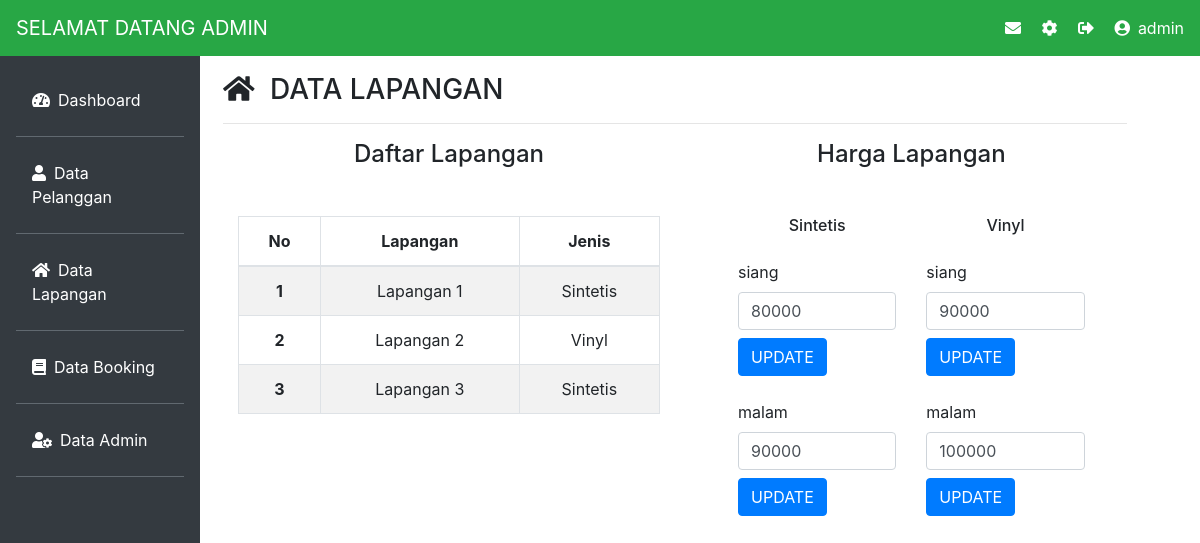
/admin/index.php?halaman=lapangan (signed in), run on the app's committed database.
### tables this page shows
CREATE TABLE `lapangan` (
  `ID_LAPANGAN` int(11) NOT NULL,
  `NAMA_LAPANGAN` varchar(50) DEFAULT NULL,
  `JENIS_LAPANGAN` varchar(50) DEFAULT NULL,
  `GAMBAR_LAPANGAN` varchar(250) DEFAULT NULL
);

CREATE TABLE `harga` (
  `ID_HARGA` int(11) NOT NULL,
  `WAKTU` varchar(15) DEFAULT NULL,
  `HARGA` varchar(15) DEFAULT NULL
);

### admin/lapangan/lapangan.php (the view, shortened to what this page needs)
<?php
$result = mysqli_query($kon,"SELECT * FROM lapangan ORDER BY ID_LAPANGAN ASC");
$result2 = mysqli_query($kon,"SELECT * FROM harga WHERE ID_HARGA BETWEEN '1' AND '2'");
$result3 = mysqli_query($kon,"SELECT * FROM harga WHERE ID_HARGA BETWEEN '3' AND '4'");
 ?>
<h3><i class="fas fa-home mr-2"></i> DATA LAPANGAN </h3><hr>
<div class="col-md-12">
  <div class="row">
    <div class="col-md-6">
      <h4 class="text-center">Daftar Lapangan</h4>
      <table class="table table-striped table-bordered text-center mt-5">
          <thead>
            <tr>
              <th scope="col">No</th>
              <th scope="col">Lapangan</th>
              <th scope="col">Jenis</th>
            </tr>
          </thead>
          <tbody>
            <?php
              $no = 1;
              while ($data = mysqli_fetch_array($result)) {
                      echo "<th scope='row'>".$no."</th>";
                      echo "<td>".$data['NAMA_LAPANGAN']."</td>";
                      echo "<td>".$data['JENIS_LAPANGAN']."</td>";
                $no++;
              }
              ?>
          </tbody>
        </table>
    </div>
    <div class="col-md-5 ml-5">
      <h4 class="text-center">Harga Lapangan</h4>
      <div class="row mt-5">
        <div class="col">
          <h6 class="text-center">Sintetis</h6>
          <?php
          while ($data2 = mysqli_fetch_array($result2)){
            echo "<form action='updateharga.php' class='mt-4' method='post'>";
            echo "<label for=''>".$data2['WAKTU']."</label>";
            echo "<input type='text' class='form-control' value='".$data2['HARGA']."'>";
            echo "<button type='submit' name='update' class='btn btn-primary mt-2'>UPDATE</button>";
            echo "</form>";
          }
           ?>
      </div>
      <div class="col">
        <h6 class="text-center">Vinyl</h6>
        <?php
          while ($data3 = mysqli_fetch_array($result3)){
            echo "<form action='updateharga.php' class='mt-4' method='post'>";
            echo "<label for='harga'>".$data3['WAKTU']."</label>";
            echo "<input id='harga' name='harga' type='text' class='form-control' value='".$data3['HARGA']."'>";
            echo "<button type='submit' name='update' class='btn btn-primary mt-2'>UPDATE</button>";
            echo "</form>";
          }
           ?>
      </div>
    </div>
  </div>
</div>

### admin/index.php (shortened to what this page needs)
<!doctype html>
<html lang="en">
  <head>
    <link rel="stylesheet" href="css/bootstrap.min.css">
    <link rel="stylesheet" href="font-awesome/css/all.min.css">
    <link rel="stylesheet" href="css/style.css">
  </head>
  <body>
    <nav class="navbar navbar-expand-lg navbar-light bg-success fixed-top">
      <?php include "navbar.php"; ?>
    </nav>
    <div class="row no-gutters mt-5">
      <div class="col-md-2 bg-dark mt-2 pr-3 pt-4 sidebar">
        <?php include "sidebar.php"; ?>
      </div>
      <div class="col-md-10 p-5 pt-2 main">
        <?php
          if(isset($_GET['halaman'])){
              $halaman = $_GET['halaman'];
              switch ($halaman) {
                  case 'lapangan':
                      include "lapangan/lapangan.php";
                      break;
              }
          }else {
              include "dashboard.php";
          }
      ?>
      </div>
    </div>
  </body>
</html>

### admin/navbar.php (shortened to what this page needs)
<a class="navbar-brand text-white" href="#">SELAMAT DATANG ADMIN</a>
      <div class="collapse navbar-collapse" id="navbarSupportedContent">
        <div class="icon ml-auto">
          <a href="index.php?halaman=pesanbaru" class="text-white"><i class="fas fa-envelope mr-3" data-toggle="tooltip" title="Pesan Masuk"></i><a>
          <a href="index.php?halaman=pengaturan" class="text-white"><i class="fas fa-cog mr-3" data-toggle="tooltip" title="Pengaturan"></i></a>
          <a href="logout.php" class="text-white"><i class="fas fa-sign-out-alt mr-3" data-toggle="tooltip" title="Keluar"></i></a>
          <a href="index.php?halaman=profil" style="text-decoration: none;" class="text-white"><i class="fas fa-user-circle mr-2"></i><?php echo $_SESSION['loginadmin']?></a>
        </div>
      </div>

### admin/sidebar.php (shortened to what this page needs)
<ul class="nav flex-column ml-3 mb-5">
          <li class="nav-item">
            <a class="nav-link active text-white" href="index.php?halaman=dashboard"><i class="fas fa-tachometer-alt mr-2"></i>Dashboard</a><hr class="bg-secondary">
          </li>
          <li class="nav-item ">
            <a class="nav-link text-white" href="index.php?halaman=pelanggan"><i class="fas fa-user mr-2"></i>Data Pelanggan</a><hr class="bg-secondary">
          </li>
          <li class="nav-item">
            <a class="nav-link text-white" href="index.php?halaman=lapangan"><i class="fas fa-home mr-2"></i>Data Lapangan</a><hr class="bg-secondary">
          </li>
          <li class="nav-item">
            <a class="nav-link text-white" href="index.php?halaman=booking"><i class="fas fa-book mr-2"></i>Data Booking</a><hr class="bg-secondary">
          </li>
          <li class="nav-item">
            <a class="nav-link text-white" href="index.php?halaman=admin"><i class="fas fa-user-cog mr-2"></i>Data Admin</a><hr class="bg-secondary">
          </li>
        </ul>

### admin/css/style.css (style rules this page uses)
.sidebar { height: 100vh; position: fixed; }
.main { position: absolute; top: 25px; right: 25px; }

### data on the page
lapangan: NAMA_LAPANGAN "Lapangan 1", JENIS_LAPANGAN "Sintetis"
lapangan: NAMA_LAPANGAN "Lapangan 2", JENIS_LAPANGAN "Vinyl"
lapangan: NAMA_LAPANGAN "Lapangan 3", JENIS_LAPANGAN "Sintetis"
harga: WAKTU "siang", HARGA "80000"
harga: WAKTU "malam", HARGA "90000"
harga: WAKTU "siang", harga "90000"
harga: WAKTU "malam", harga "100000"

### other printed values
$_SESSION['loginadmin'] "admin"
